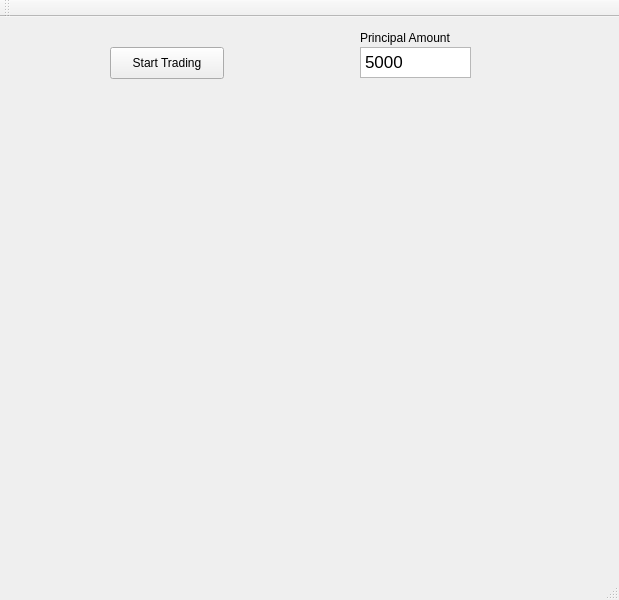
<?xml version="1.0" encoding="UTF-8"?>
<ui version="4.0">
 <class>MainWindow</class>
 <widget class="QMainWindow" name="MainWindow">
  <property name="geometry">
   <rect>
    <x>0</x>
    <y>0</y>
    <width>619</width>
    <height>600</height>
   </rect>
  </property>
  <property name="windowTitle">
   <string>MainWindow</string>
  </property>
  <widget class="QWidget" name="centralWidget">
   <widget class="QPushButton" name="pushButton">
    <property name="geometry">
     <rect>
      <x>110</x>
      <y>30</y>
      <width>114</width>
      <height>32</height>
     </rect>
    </property>
    <property name="text">
     <string>Start Trading</string>
    </property>
   </widget>
   <widget class="QTextEdit" name="textEdit">
    <property name="geometry">
     <rect>
      <x>360</x>
      <y>30</y>
      <width>111</width>
      <height>31</height>
     </rect>
    </property>
    <property name="autoFillBackground">
     <bool>false</bool>
    </property>
    <property name="html">
     <string>&lt;!DOCTYPE HTML PUBLIC &quot;-//W3C//DTD HTML 4.0//EN&quot; &quot;http://www.w3.org/TR/REC-html40/strict.dtd&quot;&gt;
&lt;html&gt;&lt;head&gt;&lt;meta name=&quot;qrichtext&quot; content=&quot;1&quot; /&gt;&lt;style type=&quot;text/css&quot;&gt;
p, li { white-space: pre-wrap; }
&lt;/style&gt;&lt;/head&gt;&lt;body style=&quot; font-family:'Lucida Grande'; font-size:13pt; font-weight:400; font-style:normal;&quot;&gt;
&lt;p style=&quot; margin-top:0px; margin-bottom:0px; margin-left:0px; margin-right:0px; -qt-block-indent:0; text-indent:0px;&quot;&gt;5000&lt;/p&gt;&lt;/body&gt;&lt;/html&gt;</string>
    </property>
   </widget>
   <widget class="QLabel" name="label">
    <property name="geometry">
     <rect>
      <x>360</x>
      <y>10</y>
      <width>111</width>
      <height>21</height>
     </rect>
    </property>
    <property name="text">
     <string>Principal Amount</string>
    </property>
   </widget>
   <widget class="QLabel" name="label_2">
    <property name="geometry">
     <rect>
      <x>60</x>
      <y>90</y>
      <width>491</width>
      <height>400</height>
     </rect>
    </property>
    <property name="text">
     <string/>
    </property>
   </widget>
  </widget>
  <widget class="QMenuBar" name="menuBar">
   <property name="geometry">
    <rect>
     <x>0</x>
     <y>0</y>
     <width>619</width>
     <height>22</height>
    </rect>
   </property>
  </widget>
  <widget class="QToolBar" name="mainToolBar">
   <attribute name="toolBarArea">
    <enum>TopToolBarArea</enum>
   </attribute>
   <attribute name="toolBarBreak">
    <bool>false</bool>
   </attribute>
  </widget>
  <widget class="QStatusBar" name="statusBar"/>
 </widget>
 <layoutdefault spacing="6" margin="11"/>
 <resources/>
 <connections/>
</ui>
